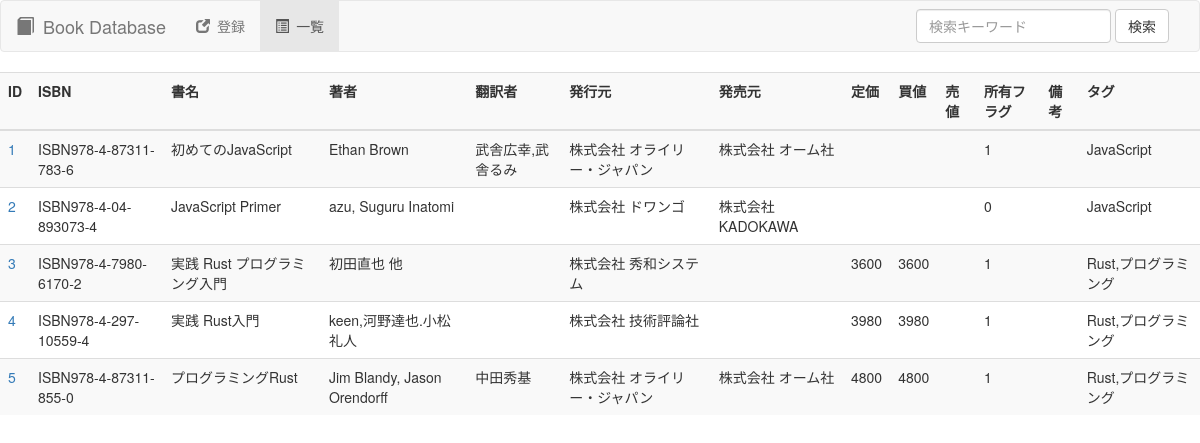
The page / on the database its author committed.
### tables this page shows
CREATE TABLE books(
                      data_id INTEGER PRIMARY KEY AUTOINCREMENT
                    , isbn TEXT
                    , name TEXT
                    , author TEXT
                    , translator TEXT
                    , publisher TEXT
                    , selling_agency TEXT
                    , original_price INTEGER
                    , bid_price INTEGER
                    , selling_price INTEGER
                    , owned_flg INTEGER
                    , remarks TEXT
                    , tag TEXT
                    , regist_datetime TEXT
                    , update_datetime TEXT
                    , delete_datetime TEXT
                );

### 書籍管理/web_book_manage.py (the view)
@app.route('/', methods=['GET'])
def get_index():
    return get_list()

### 書籍管理/web_book_manage.py (called while the page is built)
@app.route('/list', methods=['GET'])
def get_list():
    util_db.Book.db_init(db_file)
    list = util_db.Book.select_all(db_file)
    return render_template('web_book_list.html', list=list)

### 書籍管理/templates/web_book_list.html (shortened to what this page needs)
<!DOCTYPE html>
<html lang="ja">
	<head>
		<link href="https://maxcdn.bootstrapcdn.com/bootstrap/3.3.1/css/bootstrap.min.css" rel="stylesheet">
	</head>
    <body>
        <nav class="navbar navbar-default">
            <div class="container-fluid">
                <div class="navbar-header">
                    <a class="navbar-brand" href="/list"><span class="glyphicon glyphicon-book" aria-hidden="true"></span>&ensp;Book Database</a>
                </div>
                <div class="collapse navbar-collapse" id="navbarBook">
                    <ul class="nav navbar-nav">
                        <li><a href="/new"><span class="glyphicon glyphicon-new-window" aria-hidden="true"></span>&ensp;登録</a></li>
                        <li class="active"><a href="#"><span class="glyphicon glyphicon-list-alt" aria-hidden="true"></span>&ensp;一覧</a></li>
                    </ul>
                    <form class="navbar-form navbar-right" role="search" method="post" action="/search">
                        <div class="form-group">
                            <input type="text" class="form-control" placeholder="検索キーワード" name="seach_keyword" value="{{ seach_keyword }}" />
                        </div>
                        <button type="submit" class="btn btn-default">検索</button>
                    </form>
                </div>
            </div>
        </nav>
        <div class="table-responsive">
            <table class="table table-striped">
                <thread>
                    <tr>
                        <th>ID</th>
                        <th>ISBN</th>
                        <th>書名</th>
                        <th>著者</th>
                        <th>翻訳者</th>
                        <th>発行元</th>
                        <th>発売元</th>
                        <th>定価</th>
                        <th>買値</th>
                        <th>売値</th>
                        <th>所有フラグ</th>
                        <th>備考</th>
                        <th>タグ</th>
                    </tr>
                </thread>
                <tbody>
                    {% for book in list %}
                    <tr>
                        <td><a href="/detail/{{ book.data_id }}">{{ book.data_id }}</a></td>
                        <td>{{ book.isbn }}</td>
                        <td>{{ book.name }}</td>
                        <td>{{ book.author }}</td>
                        <td>{{ book.translator }}</td>
                        <td>{{ book.publisher }}</td>
                        <td>{{ book.selling_agency }}</td>
                        <td>{{ book.original_price }}</td>
                        <td>{{ book.bid_price }}</td>
                        <td>{{ book.selling_price }}</td>
                        <td>{{ book.owned_flg }}</td>
                        <td>{{ book.remarks }}</td>
                        <td>{{ book.tag }}</td>
                    </tr>
                    {% else %}
                        <td>no entry exist!</td>
                    {% endfor %}
                </tbody>
            </table>
        </div>
    </body>
</html>

### rows shown on the page
books: data_id "1", isbn "ISBN978-4-87311-783-6", name "初めてのJavaScript", author "Ethan Brown", translator "武舎広幸,武舎るみ", publisher "株式会社 オライリー・ジャパン", selling_agency "株式会社 オーム社", owned_flg "1", tag "JavaScript"
books: data_id "2", isbn "ISBN978-4-04-893073-4", name "JavaScript Primer", author "azu, Suguru Inatomi", publisher "株式会社 ドワンゴ", selling_agency "株式会社 KADOKAWA", owned_flg "0", tag "JavaScript"
books: data_id "3", isbn "ISBN978-4-7980-6170-2", name "実践 Rust プログラミング入門", author "初田直也 他", publisher "株式会社 秀和システム", original_price "3600", bid_price "3600", owned_flg "1", tag "Rust,プログラミング"
books: data_id "4", isbn "ISBN978-4-297-10559-4", name "実践 Rust入門", author "keen,河野達也.小松礼人", publisher "株式会社 技術評論社", original_price "3980", bid_price "3980", owned_flg "1", tag "Rust,プログラミング"
books: data_id "5", isbn "ISBN978-4-87311-855-0", name "プログラミングRust", author "Jim Blandy, Jason Orendorff", translator "中田秀基", publisher "株式会社 オライリー・ジャパン", selling_agency "株式会社 オーム社", original_price "4800", bid_price "4800", owned_flg "1", tag "Rust,プログラミング"
